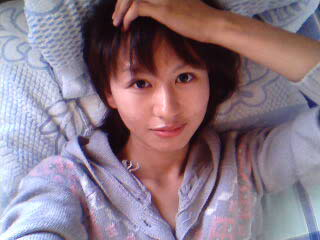
//> input picture trunk/Learning OpenCV/Chapter 4 - HighGUI/Debug/ChenLi.jpg, 320 x 240 px
$ ./Page_93_Ex Debug/ChenLi.jpg out.png out.png   (built with g++ and OpenCV 4)
//> lines starting //> are read from the running program, lines starting //| are printed output that depends on the picture
#include "highgui.h"
#include "cv.h"


int main( int argc, char** argv ) {
	// Create a named window with the name of the file.
	cvNamedWindow( argv[1], 1 );

	// Load the image from the given file name.
	IplImage* img = cvLoadImage( argv[1] );
//> img is the input picture: 240 rows x 320 cols, CV_8UC3; mean B, G, R 132.8, 119.9, 139

	// Show the image in the named window
	cvShowImage( argv[1], img );

	// Idle until the user hits the "Esc" key.
	while ( 1 ) {
		if ( cvWaitKey( 100 ) == 27 ) break;
//> the Esc key is pressed
	}

	// Create a "gray" image
	IplImage* img_gray = cvCreateImage( cvSize( img->width, img->height ), img->depth, 1 );
	cvCvtColor( img, img_gray, CV_BGR2GRAY );
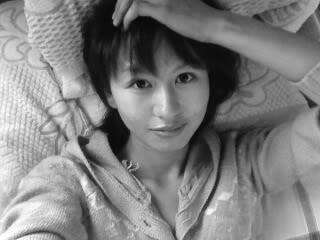
//> img_gray: 240 rows x 320 cols, CV_8UC1; min 4, max 255, mean 127.1

	// Save the gray image to file
	cvSaveImage( argv[2], img_gray );

	// Create a "Canny" image
	IplImage* img_canny = cvCreateImage( cvSize( img->width, img->height ), img->depth, 1 );
	cvCanny( img_gray, img_canny, 10, 100, 3 );
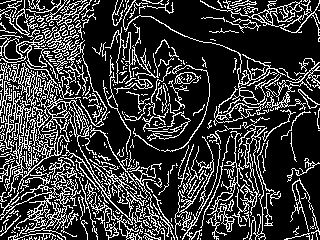
//> img_canny: 240 rows x 320 cols, CV_8UC1; 23.1% white in thin lines or dots

	// Save the gray img to file
	cvSaveImage( argv[3], img_canny );

	// Clean up and don't be piggies
	cvDestroyWindow( argv[1] );
	cvReleaseImage( &img );

	exit(0);
//> (the program exits here)
